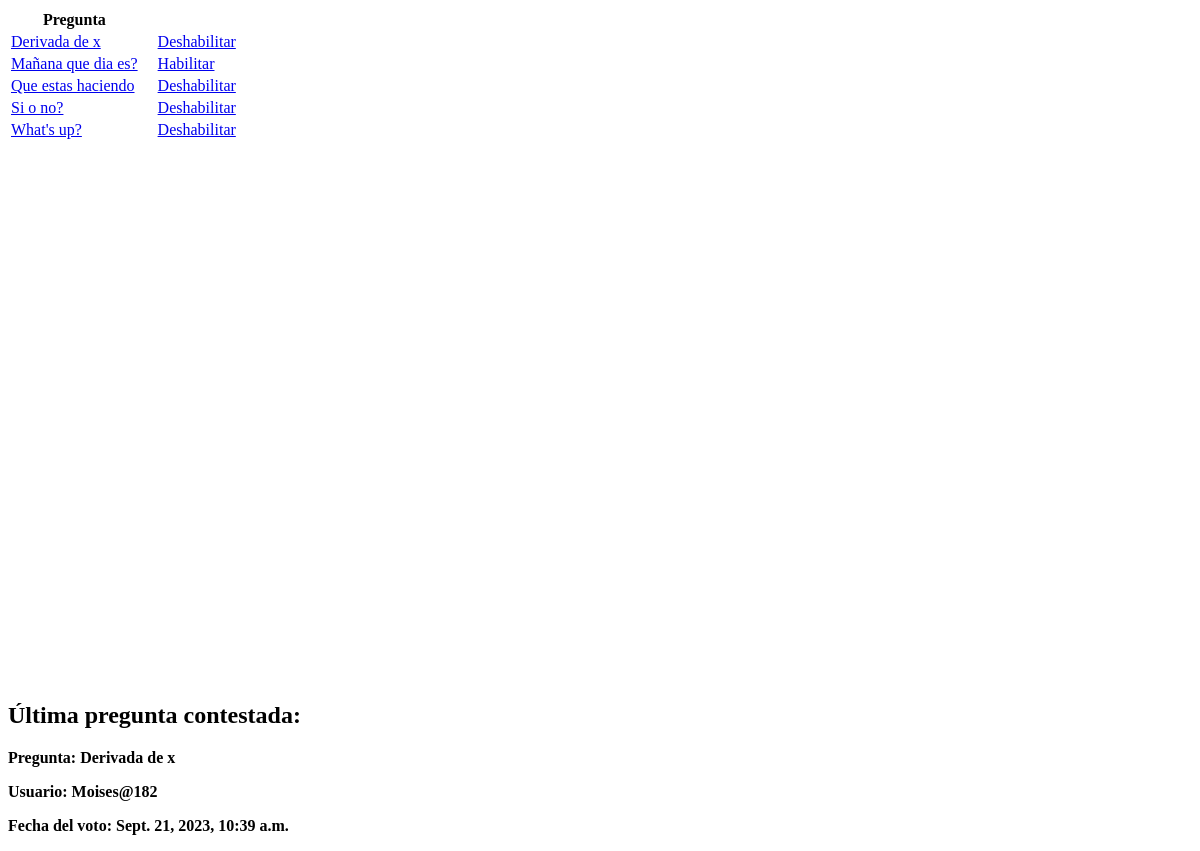
The app's page / (signed in) with its own data.
### polls/models.py (models this page shows, shortened)
class Question(models.Model):
    question_text = models.CharField(max_length=200)
    pub_date = models.DateTimeField('date published')
    enabled = models.BooleanField(default=True)  # Campo para habilitar o deshabilitar la pregunta
    enabled_date = models.DateTimeField(null=True, blank=True)  # Campo para registrar la fecha de deshabilitación
    user = models.ForeignKey('auth.User', on_delete=models.CASCADE, null=True)

class QuestionUser(models.Model):
    question = models.ForeignKey(Question, on_delete=models.CASCADE, null=True)
    choice = models.ForeignKey(Choice, on_delete=models.CASCADE, null=True)
    user = models.ForeignKey('auth.User', on_delete=models.CASCADE, null=True)
    fecha = models.DateTimeField(auto_now_add=True)

### polls/views.py (the view)
# urls.py: path('', polls_views.index, name='index'),
@login_required
@Timer(max_votes=1, minutes=5)
def index(request):
    questions = Question.objects.all()
    latest_question_list = Question.objects.order_by('-pub_date')[:5]
    latest_question_user = QuestionUser.objects.all().last()
    context = {
        'latest_question_list': latest_question_list,
        'latest_question_user': latest_question_user,
        'questions': questions,  # Agrega todas las preguntas al contexto
    }
    return render(request, 'polls/index.html', context)

### polls/templates/polls/index.html (shortened to what this page needs)
{% if latest_question_list %}
<table>
    <thead>
        <tr>
            <th>Pregunta</th>
            <th></th>
        </tr>
    </thead>
    <tbody>
        {% for question in latest_question_list %}
            <tr>
                <td>
                   <a href="{% url 'polls:detail' question.id %}">{{ question.question_text }}</a>
                </td>
                <td>
                    {% if user.is_superuser %}
                        {% if question.enabled %}
                          <a href="{% url 'polls:disable_question' question.id %}">Deshabilitar</a>
                        {% else %}
                           <a href="{% url 'polls:enable_question' question.id %}">Habilitar</a>
                        {% endif %}
                    {% endif %}
                </td>
            </tr>
        {% endfor %}
    </tbody>
</table>
{% else %}
    <p>No polls are available.</p>
{% endif %}
{% load static %}
<link rel="stylesheet" href="{% static 'polls/style.css' %}">
<strong> <h2>Última pregunta contestada:</h2>
  <p>Pregunta: {{ latest_question_user.question.question_text|default:"-" }}</p>
  <p>Usuario: {{ latest_question_user.user.username|default:"-" }}</p>
  <p>Fecha del voto: {{ latest_question_user.fecha|default:"-" }}</p></strong>

### static/polls/style.css (style rules this page uses)
h2 { color: black; }
p { color: black; }

### records on screen
Question: question_text "Derivada de x", enabled "Deshabilitar"
Question: question_text "Mañana que dia es?", enabled "Habilitar"
Question: question_text "Que estas haciendo", enabled "Deshabilitar"
Question: question_text "Si o no?", enabled "Deshabilitar"
Question: question_text "What's up?", enabled "Deshabilitar"
QuestionUser: question.question_text "Derivada de x", user.username "Moises@182", fecha "Sept. 21, 2023, 10:39 a.m."
